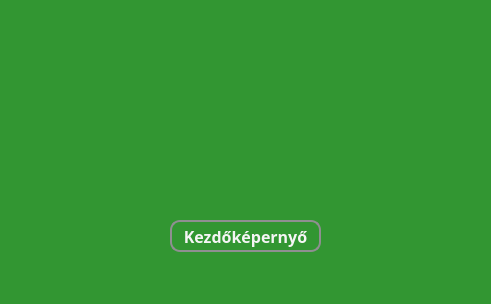
<?xml version="1.0" encoding="UTF-8"?>
<ui version="4.0">
 <class>MainWindow</class>
 <widget class="QMainWindow" name="MainWindow">
  <property name="geometry">
   <rect>
    <x>0</x>
    <y>0</y>
    <width>491</width>
    <height>304</height>
   </rect>
  </property>
  <property name="windowTitle">
   <string>Eredmény</string>
  </property>
  <property name="styleSheet">
   <string notr="true">* {
	background-color: rgb(50, 150, 50);
	font-size: 16pt;
	color: grey;
}</string>
  </property>
  <widget class="QWidget" name="centralwidget">
   <widget class="QWidget" name="widget" native="true">
    <property name="geometry">
     <rect>
      <x>0</x>
      <y>0</y>
      <width>491</width>
      <height>271</height>
     </rect>
    </property>
    <property name="styleSheet">
     <string notr="true">* {
	background-color: rgb(50, 150, 50);
    font-size: 16px;
    font-weight: bold;
}</string>
    </property>
    <widget class="QPushButton" name="nextButton">
     <property name="geometry">
      <rect>
       <x>170</x>
       <y>220</y>
       <width>151</width>
       <height>32</height>
      </rect>
     </property>
     <property name="font">
      <font>
       <family>Corbel</family>
       <pointsize>-1</pointsize>
       <bold>true</bold>
      </font>
     </property>
     <property name="styleSheet">
      <string notr="true">* {
	background-color:  rgb(50, 150, 50);
	border: 2px solid #8f8f91;
	border-radius: 10px;
	color: whitesmoke;
}

*:hover {
	background-color: rgb(80, 220, 80);
	color: white;
}</string>
     </property>
     <property name="text">
      <string>Kezdőképernyő</string>
     </property>
    </widget>
    <widget class="QLabel" name="infoLabel">
     <property name="enabled">
      <bool>true</bool>
     </property>
     <property name="geometry">
      <rect>
       <x>20</x>
       <y>20</y>
       <width>451</width>
       <height>171</height>
      </rect>
     </property>
     <property name="font">
      <font>
       <family>Corbel</family>
       <pointsize>12</pointsize>
       <bold>true</bold>
      </font>
     </property>
     <property name="layoutDirection">
      <enum>Qt::LeftToRight</enum>
     </property>
     <property name="styleSheet">
      <string notr="true">* {
	font-size: 12pt;
	color: whitesmoke;
}</string>
     </property>
     <property name="frameShape">
      <enum>QFrame::NoFrame</enum>
     </property>
     <property name="text">
      <string/>
     </property>
     <property name="textFormat">
      <enum>Qt::PlainText</enum>
     </property>
     <property name="scaledContents">
      <bool>true</bool>
     </property>
     <property name="alignment">
      <set>Qt::AlignCenter</set>
     </property>
    </widget>
   </widget>
  </widget>
  <widget class="QStatusBar" name="statusbar"/>
 </widget>
 <resources/>
 <connections/>
</ui>
